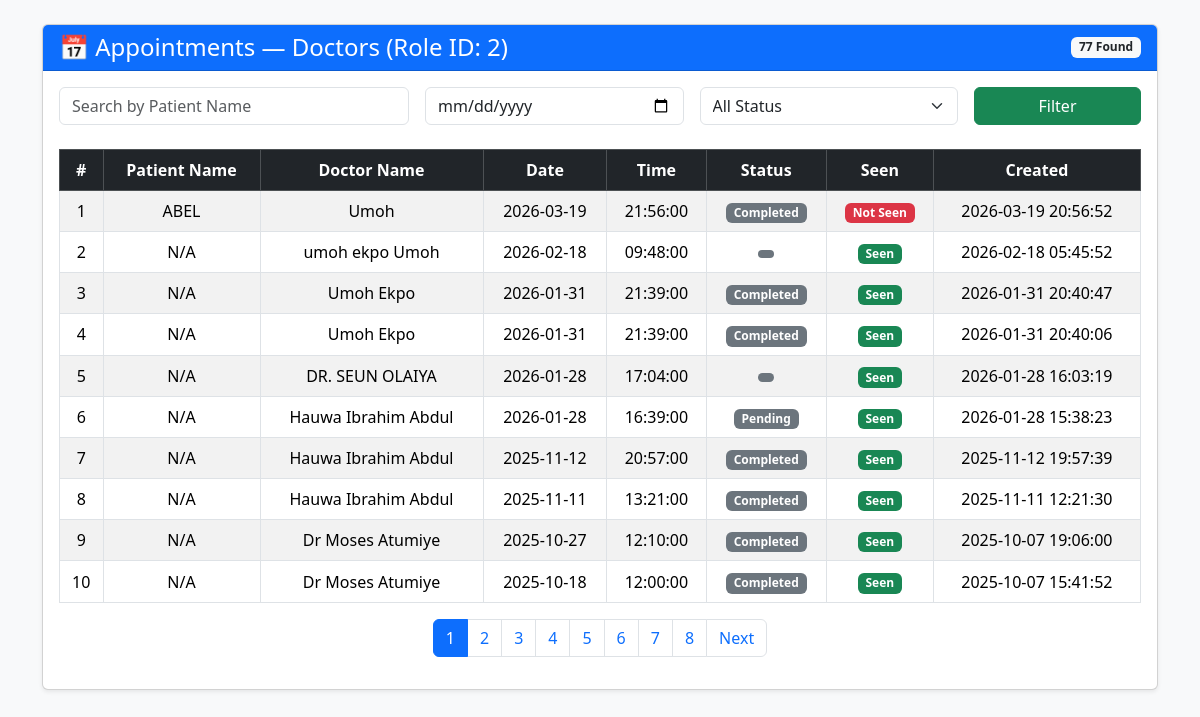
The app's page /cashier/view_appointments1.php with its own data.
### tables this page shows
CREATE TABLE `appointments` (
  `appointment_id` int NOT NULL,
  `patient_id` int DEFAULT NULL,
  `doctor_id` int DEFAULT NULL,
  `appointment_date` date DEFAULT NULL,
  `appointment_time` time DEFAULT NULL,
  `status` enum('Pending','Confirmed','Cancelled','Completed') DEFAULT 'Pending',
  `created_at` timestamp NULL DEFAULT CURRENT_TIMESTAMP,
  `seen` tinyint(1) NOT NULL DEFAULT '0',
  `seen_at` datetime DEFAULT NULL,
  `seen_by` int DEFAULT NULL,
  `seen_time` datetime DEFAULT NULL
);

CREATE TABLE `patients` (
  `patient_id` bigint UNSIGNED NOT NULL,
  `full_name` varchar(100) DEFAULT NULL,
  `dob` date DEFAULT NULL,
  `gender` enum('Male','Female','Other') DEFAULT NULL,
  `age` int DEFAULT NULL,
  `address` text,
  `phone` varchar(20) DEFAULT NULL,
  `email` varchar(100) DEFAULT NULL,
  `registered_by` int DEFAULT NULL,
  `created_at` timestamp NULL DEFAULT CURRENT_TIMESTAMP,
  `patient_pin` varchar(10) DEFAULT NULL,
  `photo` varchar(255) DEFAULT NULL,
  `user_id` int DEFAULT NULL,
  `patient_type` enum('Regular','HMO') NOT NULL DEFAULT 'Regular',
  `patient_status` enum('Outpatient','Inpatient') NOT NULL DEFAULT 'Outpatient',
  `hmo_name` varchar(255) DEFAULT NULL,
  `has_dispensation` tinyint(1) DEFAULT '0',
  `ssn` varchar(30) DEFAULT NULL,
  `language` varchar(50) DEFAULT NULL,
  `marital_status` varchar(20) DEFAULT NULL,
  `registration_date` timestamp NULL DEFAULT CURRENT_TIMESTAMP
);

CREATE TABLE `users` (
  `user_id` int NOT NULL,
  `role_id` int DEFAULT NULL,
  `full_name` varchar(100) DEFAULT NULL,
  `email` varchar(100) DEFAULT NULL,
  `password` varchar(255) DEFAULT NULL,
  `phone` varchar(20) DEFAULT NULL,
  `created_at` timestamp NULL DEFAULT CURRENT_TIMESTAMP,
  `profile_image` varchar(255) DEFAULT NULL,
  `patient_id` int DEFAULT NULL
);

### cashier/view_appointments1.php (the view, shortened to what this page needs)
<?php
require '../db.php';
$limit = 10;
$page = isset($_GET['page']) && is_numeric($_GET['page']) ? (int) $_GET['page'] : 1;
$offset = ($page - 1) * $limit;
$search = isset($_GET['search']) ? trim($_GET['search']) : '';
$date = isset($_GET['date']) ? trim($_GET['date']) : '';
$status = isset($_GET['status']) ? trim($_GET['status']) : '';
$query = "
    SELECT
        a.*,
        p.full_name AS patient_name,
        u.full_name AS doctor_name
    FROM appointments a
    LEFT JOIN patients p ON a.patient_id = p.patient_id
    LEFT JOIN users u ON a.doctor_id = u.user_id
    WHERE u.role_id = 2
";
$params = [];
$countStmt = $pdo->prepare(str_replace("a.*, p.full_name AS patient_name, u.full_name AS doctor_name", "COUNT(*)", $query));
$countStmt->execute($params);
$total = $countStmt->fetchColumn();
$query .= " ORDER BY a.appointment_date DESC, a.appointment_time DESC LIMIT :limit OFFSET :offset";
$stmt = $pdo->prepare($query);
$stmt->bindValue(':limit', $limit, PDO::PARAM_INT);
$stmt->bindValue(':offset', $offset, PDO::PARAM_INT);
$stmt->execute();
$appointments = $stmt->fetchAll(PDO::FETCH_ASSOC);
$total_pages = ceil($total / $limit);
?>
<!DOCTYPE html>
<html lang="en">
<head>
  <link href="https://cdn.jsdelivr.net/npm/bootstrap@5.3.2/dist/css/bootstrap.min.css" rel="stylesheet">
</head>
<body class="bg-light p-4">
<div class="container">
  <div class="card shadow-sm">
    <div class="card-header bg-primary text-white d-flex justify-content-between align-items-center">
      <h4 class="mb-0">📅 Appointments — Doctors (Role ID: 2)</h4>
      <span class="badge bg-light text-dark"><?= $total ?> Found</span>
    </div>
    <div class="card-body">
      <form method="GET" class="row g-3 mb-4">
        <div class="col-md-4">
          <input type="text" name="search" class="form-control" placeholder="Search by Patient Name" value="<?= htmlspecialchars($search) ?>">
        </div>
        <div class="col-md-3">
          <input type="date" name="date" class="form-control" value="<?= htmlspecialchars($date) ?>">
        </div>
        <div class="col-md-3">
          <select name="status" class="form-select">
            <option value="">All Status</option>
          </select>
        </div>
        <div class="col-md-2 d-grid">
          <button type="submit" class="btn btn-success">Filter</button>
        </div>
      </form>
      <?php if (empty($appointments)): ?>
        <div class="alert alert-warning text-center">No appointments found.</div>
      <?php else: ?>
        <div class="table-responsive">
          <table class="table table-striped table-bordered align-middle">
            <thead class="table-dark text-center">
              <tr>
                <th>#</th>
                <th>Patient Name</th>
                <th>Doctor Name</th>
                <th>Date</th>
                <th>Time</th>
                <th>Status</th>
                <th>Seen</th>
                <th>Created</th>
              </tr>
            </thead>
            <tbody class="text-center">
              <?php foreach ($appointments as $i => $row): ?>
                <tr>
                  <td><?= $offset + $i + 1 ?></td>
                  <td><?= htmlspecialchars($row['patient_name'] ?? 'N/A') ?></td>
                  <td><?= htmlspecialchars($row['doctor_name'] ?? 'N/A') ?></td>
                  <td><?= htmlspecialchars($row['appointment_date']) ?></td>
                  <td><?= htmlspecialchars($row['appointment_time']) ?></td>
                  <td>
                    <span class="badge <?= $row['status'] === 'completed' ? 'bg-success' : ($row['status'] === 'cancelled' ? 'bg-danger' : 'bg-secondary') ?>">
                      <?= ucfirst($row['status']) ?>
                    </span>
                  </td>
                  <td>
                    <?php if (!empty($row['seen']) && $row['seen'] == 1): ?>
                      <span class="badge bg-success">Seen</span>
                    <?php else: ?>
                      <span class="badge bg-danger">Not Seen</span>
                    <?php endif; ?>
                  </td>
                  <td><?= htmlspecialchars($row['created_at']) ?></td>
                </tr>
              <?php endforeach; ?>
            </tbody>
          </table>
        </div>
        <nav>
          <ul class="pagination justify-content-center">
            <?php for ($i = 1; $i <= $total_pages; $i++): ?>
              <li class="page-item <?= $i == $page ? 'active' : '' ?>">
                <a class="page-link" href="?page=<?= $i ?>&search=<?= urlencode($search) ?>&date=<?= urlencode($date) ?>&status=<?= urlencode($status) ?>"><?= $i ?></a>
              </li>
            <?php endfor; ?>
            <?php if ($page < $total_pages): ?>
              <li class="page-item"><a class="page-link" href="?page=<?= $page + 1 ?>&search=<?= urlencode($search) ?>&date=<?= urlencode($date) ?>&status=<?= urlencode($status) ?>">Next</a></li>
            <?php endif; ?>
          </ul>
        </nav>
      <?php endif; ?>
    </div>
  </div>
</div>
</body>
</html>

### records on screen
appointments: appointment_id "77", i "10", patient_name "N/A", users.full_name "Dr Moses Atumiye", appointment_date "2025-10-18", appointment_time "12:00:00", status "Completed", seen "Seen", created_at "2025-10-07 15:41:52"
appointments: i "1", patient.full_name "ABEL", users.full_name "Umoh", appointment_date "2026-03-19", appointment_time "21:56:00", status "Completed", seen "Not Seen", created_at "2026-03-19 20:56:52"
appointments: i "2", patient_name "N/A", users.full_name "umoh ekpo Umoh", appointment_date "2026-02-18", appointment_time "09:48:00", seen "Seen", created_at "2026-02-18 05:45:52"
appointments: i "3", patient_name "N/A", users.full_name "Umoh Ekpo", appointment_date "2026-01-31", appointment_time "21:39:00", status "Completed", seen "Seen", created_at "2026-01-31 20:40:47"
appointments: i "4", patient_name "N/A", users.full_name "Umoh Ekpo", appointment_date "2026-01-31", appointment_time "21:39:00", status "Completed", seen "Seen", created_at "2026-01-31 20:40:06"
appointments: i "5", patient_name "N/A", users.full_name "DR. SEUN OLAIYA", appointment_date "2026-01-28", appointment_time "17:04:00", seen "Seen", created_at "2026-01-28 16:03:19"
appointments: i "6", patient_name "N/A", users.full_name "Hauwa Ibrahim Abdul", appointment_date "2026-01-28", appointment_time "16:39:00", status "Pending", seen "Seen", created_at "2026-01-28 15:38:23"
appointments: i "7", patient_name "N/A", users.full_name "Hauwa Ibrahim Abdul", appointment_date "2025-11-12", appointment_time "20:57:00", status "Completed", seen "Seen", created_at "2025-11-12 19:57:39"
appointments: i "8", patient_name "N/A", users.full_name "Hauwa Ibrahim Abdul", appointment_date "2025-11-11", appointment_time "13:21:00", status "Completed", seen "Seen", created_at "2025-11-11 12:21:30"
appointments: i "9", patient_name "N/A", users.full_name "Dr Moses Atumiye", appointment_date "2025-10-27", appointment_time "12:10:00", status "Completed", seen "Seen", created_at "2025-10-07 19:06:00"
